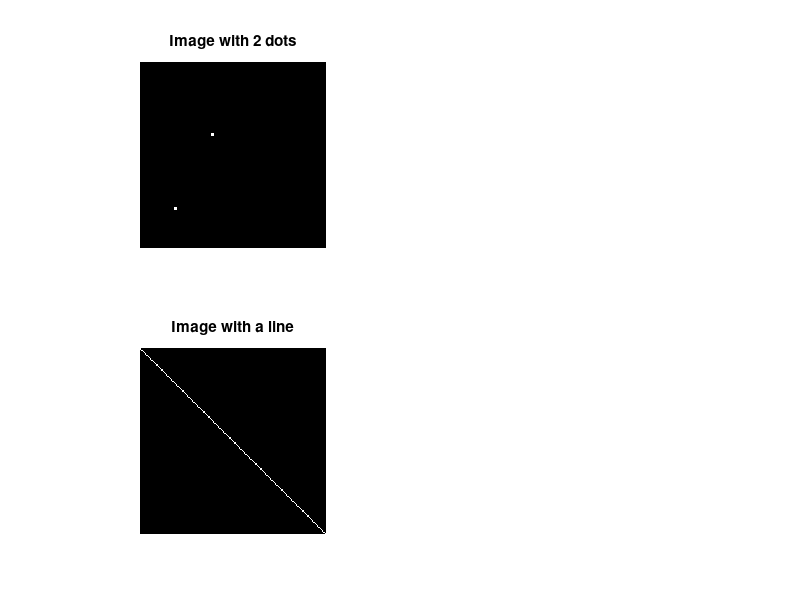

Write the MATLAB code that produced this figure.
% Copyright 2015-2016 The MathWorks, Inc.
%%
close all
clear
clc
%% 1. Image with two dots
a = zeros(50);
a(20,20) = 1; a(40,10) = 1;
figure;
subplot(2,2,1)
imshow(a)
title('Image with 2 dots')

%% 2. Image with a line
b = eye(150);
subplot(2,2,3)
imshow(b)
title('Image with a line')